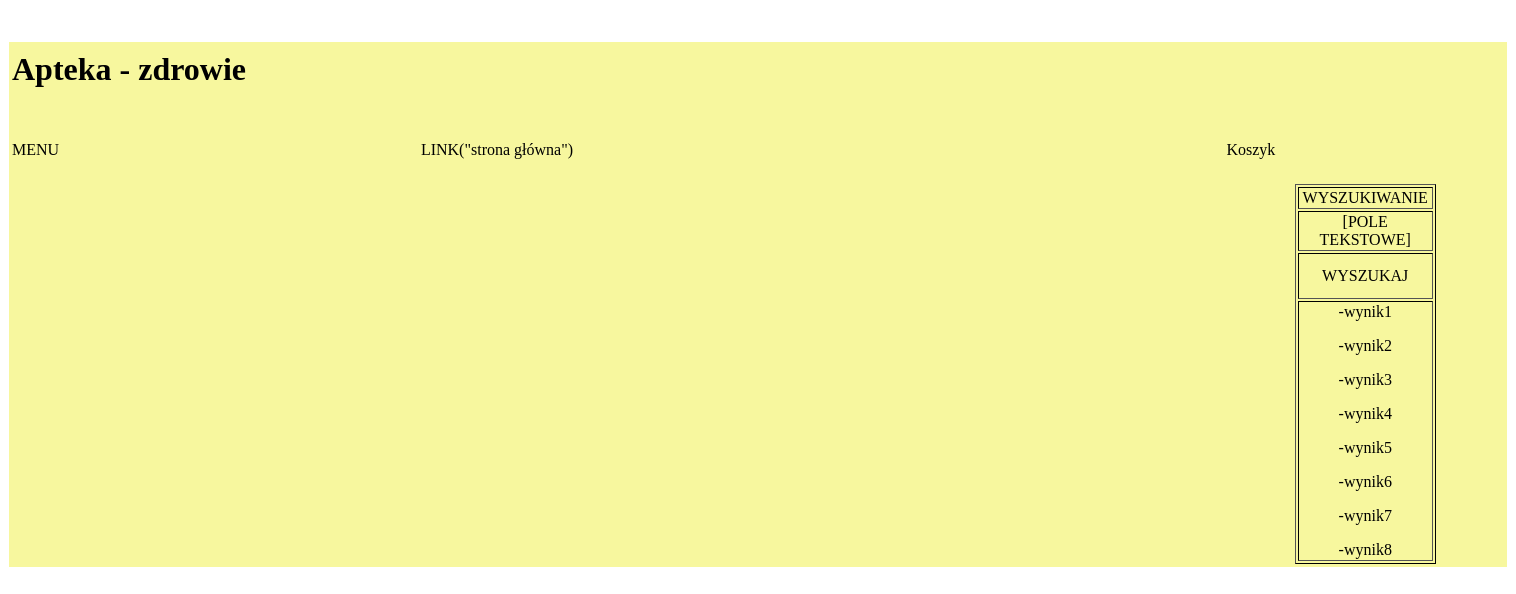
The page /apteka/apteka/ on the database as committed earlier.
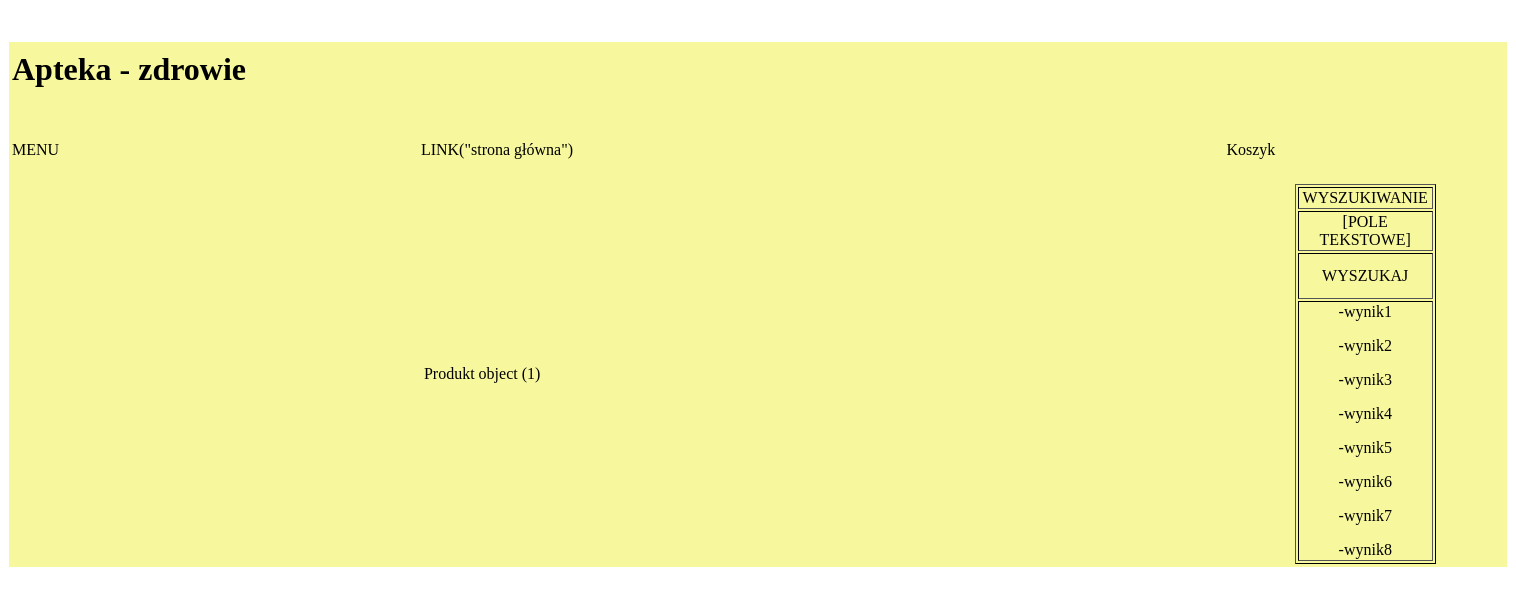
The same page on the database as committed later.
### apteka_app/models.py (models this page shows)
class Produkt(models.Model):
    nazwa = models.CharField(max_length=100)
    opis = models.CharField(max_length=1000)
    cena = models.IntegerField(null=True)

### apteka_app/views.py (the view)
# urls.py: path('apteka/', views.index),
def index(request):
    return render(request, 'apteka_app/index.html', {'produkty':Produkt.objects.all()})

### apteka_app/templates/apteka_app/index.html
<p>&nbsp;</p>
<table style="width: 1498px; background-color: #f7f79e; margin-left: auto; margin-right: auto;" border="0">
<tbody>
<tr style="height: 73px;">
<td style="width: 400px; height: 73px;">
<h1><strong>Apteka - zdrowie</strong></h1>
</td>
<td style="width: 791.833px; height: 73px;">&nbsp;</td>
<td style="width: 274.167px; height: 73px;">&nbsp;</td>
</tr>
<tr style="height: 62px;">
<td style="width: 400px; height: 62px; text-align: left;">MENU</td>
<td style="width: 791.833px; height: 62px;">LINK("strona gł&oacute;wna")</td>
<td style="width: 274.167px; height: 62px;">Koszyk </td>
</tr>
<tr style="height: 302.467px;">
<td style="width: 400px; height: 302.467px;">&nbsp;</td>
<td style="width: 791.833px; height: 302.467px;"><table>{% for produkt in produkty %}<tr><td>{{produkt}}</td></tr>{% endfor %} </table>
</td>
<td style="width: 274.167px; height: 302.467px;">
<table style="width: 141.317px; border-color: black; margin-left: auto; margin-right: auto;" border="1">
<tbody>
<tr style="height: 18px;">
<td style="width: 131.317px; text-align: center; height: 18px;">WYSZUKIWANIE</td>
</tr>
<tr style="height: 18px;">
<td style="width: 131.317px; text-align: center; height: 18px;">[POLE TEKSTOWE]</td>
</tr>
<tr style="height: 45.5667px;">
<td style="text-align: center; width: 131.317px; height: 45.5667px;">WYSZUKAJ</td>
</tr>
<tr style="height: 107px;">
<td style="text-align: center; width: 131.317px; height: 107px;">
<p>-wynik1</p>
<p>-wynik2</p>
<p>-wynik3</p>
<p>-wynik4</p>
<p>-wynik5</p>
<p>-wynik6</p>
<p>-wynik7</p>
<p>-wynik8</p>
</td>
</tr>
</tbody>
</table>
</td>
</tr>
</tbody>
</table>
<p>&nbsp;</p>

Rows that differ between the two databases and show on the page:
added Produkt: id "Produkt object (1)"
